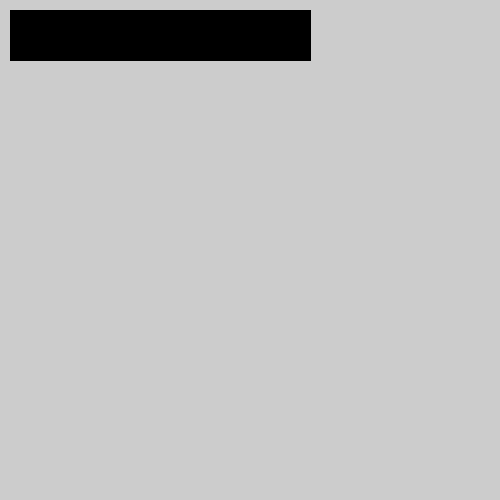
Frame 1 (no input)
Frame 60 (the mouse pressed at the canvas centre just before this capture): identical to frame 1, image omitted
Frame 120 (the mouse held since frame 60 and released just before this capture): identical to frame 1, image omitted

The Processing sketch that drew this single still picture (run headless with seeded random() and noise(); from frame 60 on, the mouse is pressed at the canvas centre):

// Processing sketch: OpdrachtSlider
// ── OpdrachtSlider.pde
Slider s1;

void setup(){
    size(500,500);
    s1 = new Slider();
}

void draw(){
    s1.draw();
}
// ── Rectangle.pde
class Rectangle {
  Vec2 pos;
  Vec2 size;  
  
  Rectangle(){}  
  Rectangle(Vec2 pos, Vec2 size){
    this.pos = pos;
    this.size = size;
  }
  Rectangle(float x, float y, float sx, float sy){
    this.pos = new Vec2(x,y);
    this.size = new Vec2(sx,sy);
  }


  public boolean isInRect(float x, float y){
    return constrain(x, this.pos.x, this.pos.x + this.size.x) == x && constrain(y, this.pos.y, this.pos.y + this.size.y) == y;
  }


  
}
// ── Slider.pde
class Slider{
    private Rectangle bounds;
    private int numSteps = 5;
    private float value = 0;
    private boolean isActive = false;

    Slider(){
        this.bounds = new Rectangle(10.0,10.0,300.0,50.0);
    }

    Slider(float x, float y, float sx, float sy, int numSteps){
        this.bounds = new Rectangle(x,y,sx,sy);
        this.numSteps = numSteps;
    }

    private float bepaalValue(){
        float xOffset = bounds.pos.getOffset(mouseX, mouseY).x;
        println(xOffset);
        return xOffset;
    }

    public void handleMouse(){
        if(!mousePressed){
            this.isActive = false;
        }
        else if(mousePressed && bounds.isInRect(mouseX, mouseY) && isActive == false){
            this.isActive = true;
        }   

        if(isActive){
            this.value = bepaalValue();
        }
    }

    public void draw(){
        fill(0);
        rect(bounds.pos.x,bounds.pos.y, bounds.size.x,bounds.size.y);
    }

}
// ── Vec2.pde
class Vec2{
  float x;
  float y;
  
  Vec2(){}
  Vec2(float x, float y){
    this.x = x;
    this.y = y;
  }
  
  public Vec2 getOffset(float x, float y){
    return new Vec2(x - this.x, y - this.y);
  }

}
